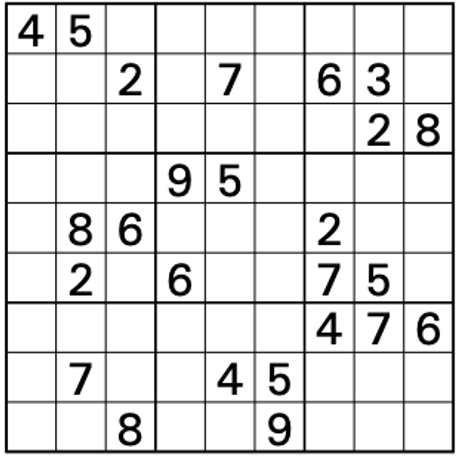
//> input picture Sudoku Solver/sudoku_test.png, 459 x 458 px
$ ./Sudoku_Solver sudoku_test.png   (built with g++ and OpenCV 4)
//> lines starting //> are read from the running program, lines starting //| are printed output that depends on the picture; after the words box and inside, x2 and y2 are one past the last pixel; in counts of white or black regions, pixels touching at a corner belong together
### Sudoku Solver/Sudoku.h
#pragma once
#include <vector>
#include <opencv2/imgcodecs.hpp>
#include <opencv2/imgproc.hpp>
#include <opencv2/highgui.hpp>
#include <opencv2/opencv.hpp>


namespace Sudo
{


typedef std::vector<cv::Point> contours_t;

class Sudoku
{
private:
	cv::Mat m_image_sudoku; // main_image of the sudoku
	cv::Size m_size_sudoku; // size of the sudoku

	cv::Mat m_image_gray_thresh = cv::Mat(); // image that store the sudoku gray and threshold
	cv::Mat m_image_edges = cv::Mat(); // image that stores the edges of the sudoku

	std::vector<contours_t> m_contours{}; // variable that stores the contours of the grid
	std::vector<std::vector<cv::Mat>> m_squares_vector{}; // vector that stores each squares of the grid
	std::vector<std::vector<int>> m_numbers_sudoku{}; // vector that stores each numbers of the grid
	std::vector<std::vector<int>> m_numbers_solutions{}; // vector that stores the solution


public:
	Sudoku();
	Sudoku(cv::Mat& _image);
	~Sudoku();

	const void initGrid();
	const bool setImage(cv::Mat& _image);
	const void getSquares();
	const bool detectNumbers();
	const void resolveSudoku();
	const void printResult();
	const void printResultImage();
	const void enterManualNumbers();

private:
	const void getContours(cv::Mat& _image);
	const void convertBGRtoGrayThreshold(cv::Mat& _image);
	const void getEdges(cv::Mat& _image);
	const void saveSquaresToVector();
	const void isANumber(std::string _text, int _col);
	const bool unique_number(int _number, int _row, int _col);
	const bool checkBox(int _number, int _row, int _col);
	const bool checkCol(int _number, int _row, int _col);
	const bool checkRow(int _number, int _row, int _col);
};


}

### Sudoku Solver/Sudoku.cpp
#include "Sudoku.h"

#include <algorithm>
#include <baseapi.h>
#include <allheaders.h>


using namespace Sudo;

Sudoku::Sudoku() // constructor of the class Sudoku
{}

// [4 lines left out: function Sudoku, not called in this run]

Sudoku::~Sudoku()
{}

// Initialize the grid. Get the contour of the main grid and crop the image
const void Sudoku::initGrid()
{
	getContours(m_image_sudoku);
	if (m_contours.size() == 1) // if contour = 1 means that we can crop the grid (the main grid is smaller than the image)
	{
		cv::Rect rect = cv::boundingRect(m_contours[0]); // create a rect
		m_image_sudoku = m_image_sudoku(rect); // crop the image
	}
}

// set the image to the sudoku variable
const bool Sudoku::setImage(cv::Mat& _image)
{
	m_image_sudoku = _image.clone();
	if (m_image_sudoku.empty() && m_image_sudoku.channels() == 3) // check if the image is compatible and not empty
	{
		return false;
	}
	return true;
}

// function that store the image of each square to a vector
const void Sudoku::saveSquaresToVector()
{
	m_squares_vector.resize(m_contours.size() / 9); // resize the vector to the size of a column (9)
	assert(m_squares_vector.size() == 9); // check if m_contours.size() has 82 contours (82 squares for 3x3 sudoku)

	int idx = 0; // index for the unidimensionnal vector
	for (size_t col = 0; col < m_squares_vector.size(); col++) // loop through the columns
	{
		for (size_t row = 0; row < m_squares_vector.size(); row++) // loop through the rows
		{
			cv::Rect rect = cv::boundingRect(m_contours[idx]); // create a rect to crop the image
			m_squares_vector[col].push_back(m_image_gray_thresh(rect)); // push back to the vector the image croped
			idx++;
		}
	}
}

// function that search for each squares of the sudoku
const void Sudoku::getSquares()
{
	getContours(m_image_sudoku); // save the squares of the grid in the vector contours

	// this part makes it possible to approximate a contour in polygon. If the polygon is a square ( size = 4 ) it is a sudoku's square.
	for (int i = 0; i < m_contours.size(); i++) // loop through all contours
	{
		std::vector<cv::Point> polygon; // create a polygon
		cv::approxPolyDP(m_contours[i], polygon, 0.1 * cv::arcLength(m_contours[i], true), true); // approxim a contour to a polygon and store it

		if (polygon.size() != 4) // check if it is a square
		{
			m_contours.erase(m_contours.begin() + i);
		}
	}

	// sort the contours from the upper left corner to the lower right corner. It's not precise for the y coordinates.
	std::sort(m_contours.begin(), m_contours.end(), [](const std::vector<cv::Point>& c1, const std::vector<cv::Point>& c2) {
		return c1[0].x < c2[0].x || (c1[0].x == c2[0].x && c1[0].y < c2[0].y); });

	// so we loop through a certain amount of the vector. We loop in each column of the vector and sort the contour from the upper grid to the lower grid.
	// 3x3 grid
	int numbers_row_squares = 9; // number of squares in a row
	int numbers_col_squares = 9; // number of squares in a column
	for (int start = 0; start < numbers_row_squares; start++)
	{
		// sort from the upper to the lower grid
		std::sort(m_contours.begin() + start * numbers_row_squares, m_contours.begin() + start * numbers_row_squares + numbers_col_squares,
			[](const std::vector<cv::Point>& c1, const std::vector<cv::Point>& c2) {
			return c1[0].y < c2[0].y;
		});
	}

	saveSquaresToVector(); // function that stores each squares found to a vector
}

// function that check if the string found by tesseract is a number
// take in parameter the text of tesseract, and the column to push back to a vector the number found
// [23 lines left out: function isANumber, not called in this run]

// function that use tesseract to find characters
const bool Sudo::Sudoku::detectNumbers()
{
	tesseract::TessBaseAPI* tess = new tesseract::TessBaseAPI; // create the object tesseract
	if (tess->Init("D:/C++ Library/Tesseract/tessdata", "eng", tesseract::OEM_LSTM_ONLY)) // initialize it
	{
		std::cout << "Failed loading tesseract\n";
		return false; // return false if it failed
	}
	tess->SetPageSegMode(tesseract::PSM_RAW_LINE);

	m_numbers_sudoku.resize(m_squares_vector.size()); // resize the vector to the same size of the numbers of squares
	cv::Mat image;
	for (size_t col = 0; col < m_squares_vector.size(); col++) // loop through columns
	{
		for (size_t row = 0; row < m_squares_vector[col].size(); row++) // loop through lines
		{
			// threshold the image and inverse it. The numbers become white on a black background
			cv::threshold(m_squares_vector[col][row], m_squares_vector[col][row], 150, 255, cv::THRESH_BINARY_INV);
			// create a kernel to dilate and erode
			cv::Mat kernel = cv::getStructuringElement(cv::MORPH_RECT, cv::Size(3, 3));
			cv::dilate(m_squares_vector[col][row], m_squares_vector[col][row], kernel);
			cv::erode(m_squares_vector[col][row], m_squares_vector[col][row], kernel);

			cv::cvtColor(m_squares_vector[col][row], m_squares_vector[col][row], cv::COLOR_BGR2RGBA); // convert the image to RGBA to be used by tesseract
			tess->SetImage(m_squares_vector[col][row].data, m_squares_vector[col][row].cols, m_squares_vector[col][row].rows, 4, m_squares_vector[col][row].step); // set the Image

			std::string outText = std::string(tess->GetUTF8Text()); // get the recognized text

			isANumber(outText, col);
		}

	}

	tess->End(); // destroy the object

	if (m_numbers_sudoku.size() == 9 && m_numbers_sudoku[0].size() == 9) // if the size is 9. The sudoku seems good
		return true;

	return false;

}

// Function that find the contours and return the vector
const void Sudoku::getContours(cv::Mat& _image)
{
	getEdges(_image); // get the edges to the member variable
	cv::findContours(m_image_edges, m_contours, cv::RETR_EXTERNAL, cv::CHAIN_APPROX_SIMPLE); // find the contours
}

// Convert the image to gray and threshold it
const void Sudoku::convertBGRtoGrayThreshold(cv::Mat& _image)
{
	cv::cvtColor(_image, m_image_gray_thresh, cv::COLOR_BGR2GRAY); // convert color to gray
	cv::threshold(m_image_gray_thresh, m_image_gray_thresh, 200, 255, cv::THRESH_BINARY); // threshold the image
}

// Find the edges of the image
const void Sudoku::getEdges(cv::Mat& _image)
{
	convertBGRtoGrayThreshold(_image); // convert to gray and threshold the member variable
	cv::Mat image; // stores the modifications

	cv::GaussianBlur(m_image_gray_thresh, image, cv::Size(5, 5), 0);
	cv::erode(image, image, cv::Mat());
	cv::dilate(image, image, cv::Mat());

	cv::Canny(image, m_image_edges, 50, 255, 3); // find the edges and output it in the member variable
}


/*

				PART FOR RESOLVE THE SUDOKU

*/

// check if the number is in the row
// [165 lines left out: functions checkRow, checkCol, checkBox, unique_number, resolveSudoku, printResult and 2 more, not called in this run]

### Sudoku Solver/Sudoku Solver.cpp
#include <algorithm>
#include <baseapi.h>
#include <allheaders.h>

#include <opencv2/core/utils/logger.hpp> // for delete the messages in the console

#include "Sudoku.h"


int main(int argc, const char* argv[])
{
	// doesn't print the different messages in the console
	cv::utils::logging::setLogLevel(cv::utils::logging::LogLevel::LOG_LEVEL_SILENT);

	////////// /!\ if you want to run the program in an ide, you have to remove these 6 lines and change the variable path_image! ///////////
	if (argc != 2)
	{
		std::cout << "Enter one sudoku image\n";
		std::cin.get();
		return -1;
	}


	cv::Mat sudoku_image;
	const char* path_image = argv[1];
	sudoku_image = cv::imread(path_image); // read the image
//> sudoku_image is the input picture: 458 rows x 459 cols, CV_8UC3; min 0, max 255, mean 223.1

	if (sudoku_image.empty()) // check if the image was load correctly
	{
		std::cout << "Could not open or find the image" << std::endl;
		std::cin.get(); //wait for any key press
		return -1;
	}

	Sudo::Sudoku* sudoku = new Sudo::Sudoku;
	if (!sudoku->setImage(sudoku_image))
	{
		std::cout << "Couldn't load the image\n";
		return -1;
	}
	sudoku->initGrid();
//> in convertBGRtoGrayThreshold, `cv::threshold(m_image_gray_thresh, m_image_gray_thresh, 200, 255, cv::..`:
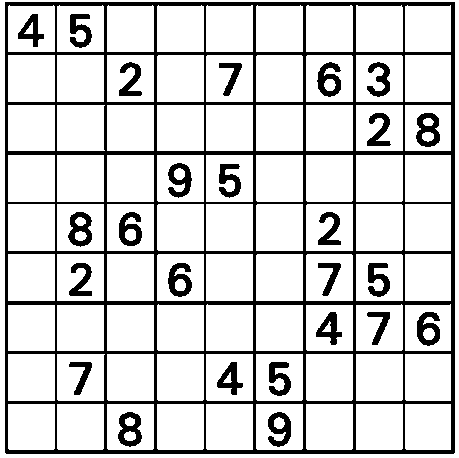
//> m_image_gray_thresh: 458 rows x 459 cols, CV_8UC1; 82.4% white; 26 black regions, largest, box (x1, y1, x2, y2) and area: (5, 2, 455, 454) 26604, (416, 113, 440, 147) 495, (118, 412, 142, 447) 492
//> in getEdges, `cv::Canny(image, m_image_edges, 50, 255, 3);`:
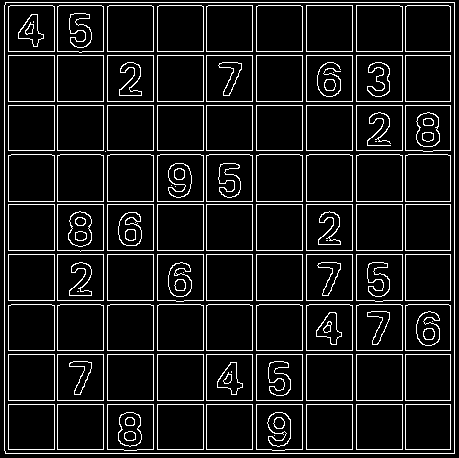
//> m_image_edges: 458 rows x 459 cols, CV_8UC1; 9.9% white in thin lines or dots
//> in getContours, `cv::findContours(m_image_edges, m_contours, cv::RETR_EXTERNAL, cv::CHA..`: m_contours = 1 contour; box (x1, y1, x2, y2) and area: (4, 2, 455, 454) 202945
//> in initGrid, `cv::Rect rect = cv::boundingRect(m_contours[0]);`: rect = Rect(4, 2, 451, 452)
//> in initGrid, `m_image_sudoku = m_image_sudoku(rect);`:
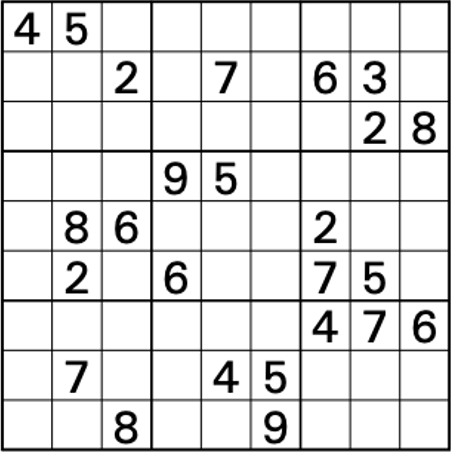
//> m_image_sudoku: 452 rows x 451 cols, CV_8UC3; min 0, max 255, mean 222.2
	sudoku->getSquares();
//> in convertBGRtoGrayThreshold (call 2), `cv::threshold(m_image_gray_thresh, m_image_gray_thresh, 200, 255, cv::..`:
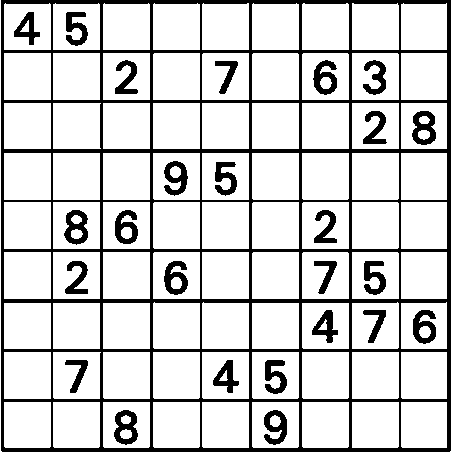
//> m_image_gray_thresh: 452 rows x 451 cols, CV_8UC1; 81.9% white; 26 black regions, largest, box (x1, y1, x2, y2) and area: (1, 0, 451, 452) 26604, (412, 111, 436, 145) 495, (114, 410, 138, 445) 492
//> in getEdges (call 2), `cv::GaussianBlur(m_image_gray_thresh, image, cv::Size(5, 5), 0);`:
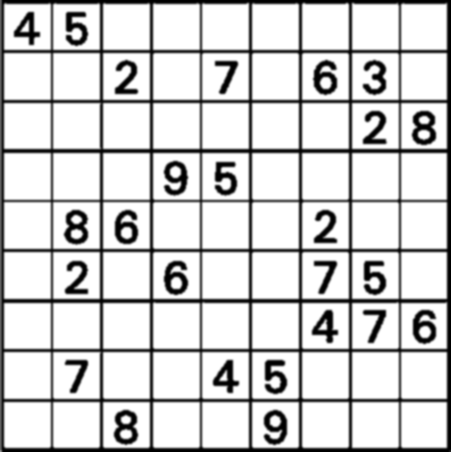
//> image: 452 rows x 451 cols, CV_8UC1; min 0, max 255, mean 208.6
//> in getEdges (call 2), `cv::erode(image, image, cv::Mat());`:
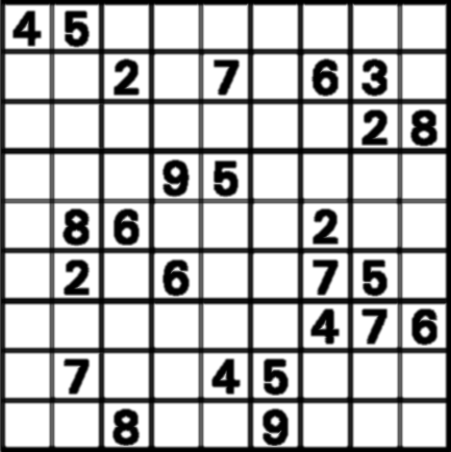
//> image: 452 rows x 451 cols, CV_8UC1; min 0, max 255, mean 187.2
//> in getEdges (call 2), `cv::Canny(image, m_image_edges, 50, 255, 3);`:
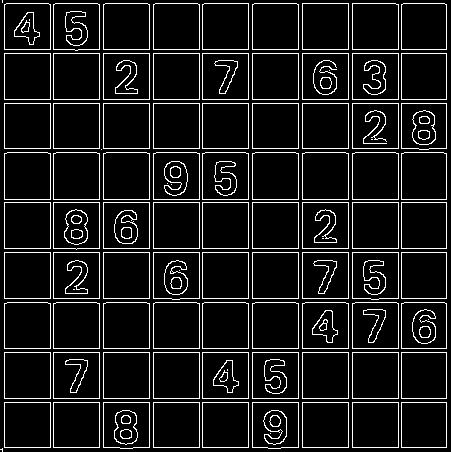
//> m_image_edges: 452 rows x 451 cols, CV_8UC1; 9.3% white in thin lines or dots
//> in getContours (call 2), `cv::findContours(m_image_edges, m_contours, cv::RETR_EXTERNAL, cv::CHA..`: m_contours = 84 contours, 3 with area under 20; largest, box (x1, y1, x2, y2) and area: (352, 152, 399, 200) 2157, (302, 152, 349, 200) 2157, (252, 152, 299, 200) 2157, (202, 152, 249, 200) 2157, (153, 152, 200, 200) 2157
//> the loop in getSquares, `for (int i = 0; i < m_contours.size(); i++)` made 82 passes
//> polygon on passes 1, 8, 9, 17, 18, 26, 27: 3 Points (x, y): [2, 448], [0, 449], [2, 451], 4 Points (x, y): [53, 402], [53, 447], [99, 447], [99, 402], 4 Points (x, y): [4, 402], [4, 447], [50, 447], [50, 402], 4 Points (x, y): [53, 352], [53, 398], [99, 398], [99, 352], 4 Points (x, y): [4, 352], [4, 398], [50, 398], [50, 352], 4 Points (x, y): [53, 303], [53, 348], [99, 348], [99, 303], 4 Points (x, y): [4, 303], [4, 348], [50, 348], [50, 303]
//> in getSquares, `std::sort(m_contours.begin(), m_contours.end(), [](const std::vector<c..`: m_contours = 81 contours; largest, box (x1, y1, x2, y2) and area: (4, 152, 51, 200) 2157, (53, 152, 100, 200) 2157, (103, 152, 150, 200) 2157, (153, 152, 200, 200) 2157, (202, 152, 249, 200) 2157
//> in saveSquaresToVector, `m_squares_vector.resize(m_contours.size() / 9);`: m_squares_vector = 9 items
//> the loop in saveSquaresToVector, `for (size_t col = 0; col < m_squares_vector.size(); col++)` made 9 passes
//> idx on passes 1 to 8: 9, 18, 27, 36, 45, 54, 63, 72
//> after the loop in saveSquaresToVector, `for (size_t col = 0; col < m_squares_vector.size(); col++)`: idx = 81
//> (the run ends here: the program needs code that is not available in this run, at `tesseract::TessBaseAPI* tess = new tesseract::TessBaseAPI;`)

$ run again, on Sudoku Solver/sudoku.jpg
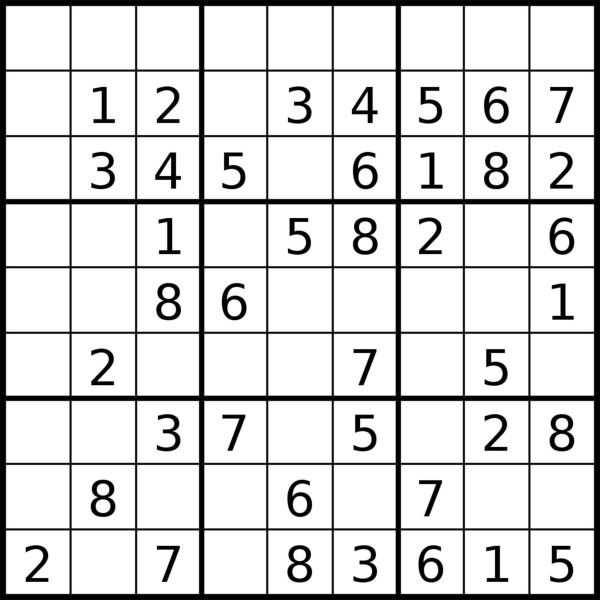
//> input picture Sudoku Solver/sudoku.jpg, 1200 x 1200 px (shown at 1/2 size)
//> sudoku_image is the input picture: 1200 rows x 1200 cols, CV_8UC3; min 0, max 255, mean 216.7
//> in convertBGRtoGrayThreshold, `cv::threshold(m_image_gray_thresh, m_image_gray_thresh, 200, 255, cv::..`:
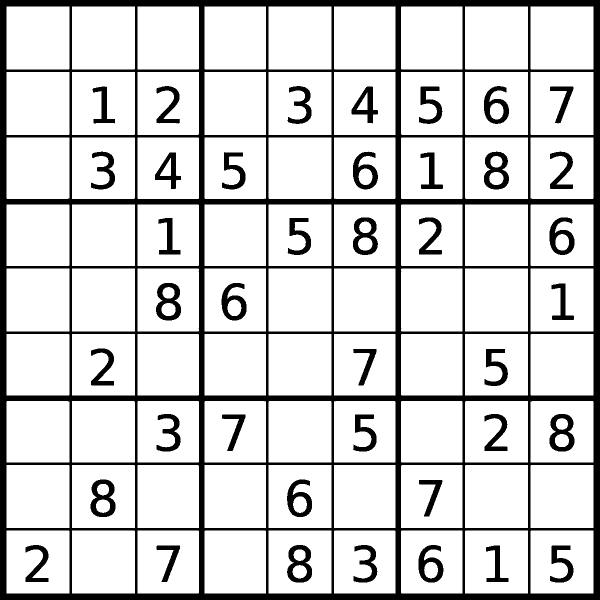
//> m_image_gray_thresh: 1200 rows x 1200 cols, CV_8UC1 (shown at 1/2 size); 83.2% white; 41 black regions, largest, box (x1, y1, x2, y2) and area: (0, 0, 1200, 1200) 181232, (1099, 828, 1149, 903) 1997, (181, 959, 231, 1034) 1995
//> in getEdges, `cv::Canny(image, m_image_edges, 50, 255, 3);`:
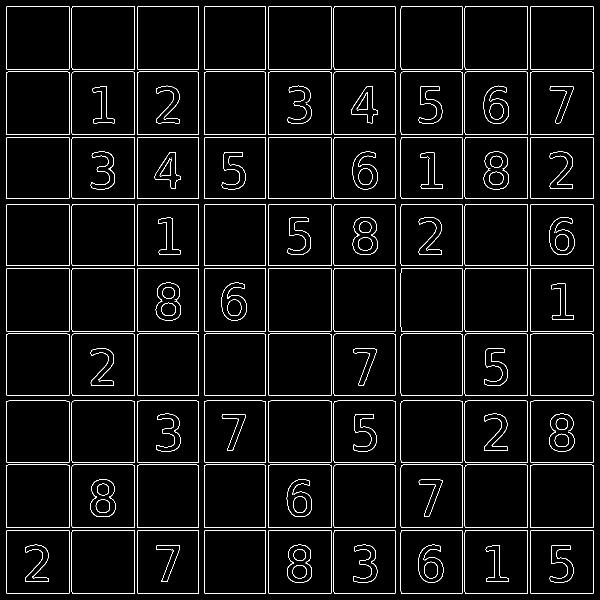
//> m_image_edges: 1200 rows x 1200 cols, CV_8UC1 (shown at 1/2 size); 3.7% white in thin lines or dots
//> in getContours, `cv::findContours(m_image_edges, m_contours, cv::RETR_EXTERNAL, cv::CHA..`: m_contours = 81 contours; largest, box (x1, y1, x2, y2) and area: (536, 1060, 663, 1187) 15865, (536, 929, 663, 1056) 15865, (1060, 536, 1187, 663) 15865, (929, 536, 1056, 663) 15865, (536, 536, 663, 663) 15865
//> the loop in getSquares, `for (int i = 0; i < m_contours.size(); i++)` made 81 passes
//> in getSquares, `std::sort(m_contours.begin(), m_contours.end(), [](const std::vector<c..`: m_contours = 81 contours; largest, box (x1, y1, x2, y2) and area: (12, 12, 139, 139) 15865, (12, 143, 139, 270) 15865, (12, 536, 139, 663) 15865, (143, 12, 270, 139) 15865, (143, 143, 270, 270) 15865
//> m_squares_vector = 9 items
//> the loop in saveSquaresToVector, `for (size_t col = 0; col < m_squares_vector.size(); col++)` made 9 passes
//> idx on passes 1 to 8: 9, 18, 27, 36, 45, 54, 63, 72
//> after the loop in saveSquaresToVector, `for (size_t col = 0; col < m_squares_vector.size(); col++)`: idx = 81
